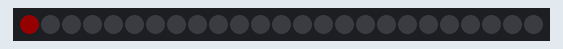
Simulated run of this sketch. Board: ESP32-C3. Shown: 25 RGB LEDs in strip order, left to right. Dim RGB values are drawn brighter than linear; what the sketch prints to the serial monitor is not drawn.

Above: at 0.08 s.
At 3.8 s:
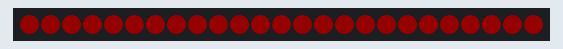
At 4.3 s:
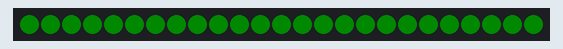
At 4.8 s:
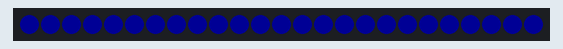
At 5.3 s:
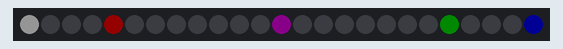

The sketch:

MatrixTest_ESP32C3.ino
```cpp
/*
 * Тест платы 01Space ESP32-C3FH4-RGB (5x5 матрица)
 * -------------------------------------------------
 * Матрица: 25 шт. WS2812B (5x5), подключена к GPIO8
 * Порядок цветов: GRB
 * Нумерация: 0..24, построчно; USB-C сверху -> 0 = верхний левый,
 *            24 = нижний правый (проверено сообществом fivebyfive)
 *
 * Настройки Arduino IDE:
 *   Board:  "ESP32C3 Dev Module" (ядро esp32 3.3.8 уже установлено)
 *   Tools -> USB CDC On Boot: "Enabled"   (обязательно!)
 *   Остальное: по умолчанию
 *
 * Первая прошивка (если авто-сброс не сработает):
 *   зажать B (BOOT) -> нажать и отпустить R (RESET) -> отпустить B -> Upload
 *
 * Библиотека: FastLED 3.10.3 (уже установлена; на ESP32 использует RMT-драйвер)
 */
#include <WiFi.h>
#include <FastLED.h>

#define DATA_PIN     8
#define NUM_LEDS     25
#define LED_TYPE     WS2812B
#define COLOR_ORDER  GRB

CRGB leds[NUM_LEDS];

inline uint8_t xy(uint8_t x, uint8_t y) { return y * 5 + x; }

void setup() {
  Serial.begin(115200);
  Serial.println("ESP32-C3FH4-RGB: test start");

  // Экономия батареи: радио ОБЯЗАТЕЛЬНО выключить
  // (с включённым WiFi плата ест 80-350 мА вместо ~20 мА)
  WiFi.mode(WIFI_OFF);
  btStop();
  setCpuFrequencyMhz(80);          // 160 -> 80 МГц, ещё ~10 мА экономии; RMT не пострадает

  FastLED.addLeds<LED_TYPE, DATA_PIN, COLOR_ORDER>(leds, NUM_LEDS);
  FastLED.setBrightness(20);                       // 0-255, тестовой яркости хватает
  FastLED.setMaxPowerInVoltsAndMilliamps(5, 100);  // жёсткий лимит тока матрицы
  FastLED.clear(true);
}

void loop() {
  // ТЕСТ 1: бегущий пиксель 0..24
  // Главная проверка после истории с бракованной платой: гореть должны ВСЕ 25!
  for (uint8_t i = 0; i < NUM_LEDS; i++) {
    FastLED.clear();
    leds[i] = CHSV(i * 10, 255, 255);
    FastLED.show();
    delay(150);
  }

  // ТЕСТ 2: заливка R / G / B — проверка порядка цветов
  // (если вместо красного горит зелёный — сменить COLOR_ORDER на RGB)
  const CRGB primaries[] = {CRGB::Red, CRGB::Green, CRGB::Blue};
  for (auto c : primaries) {
    fill_solid(leds, NUM_LEDS, c);
    FastLED.show();
    delay(500);
  }
  FastLED.clear(true);

  // ТЕСТ 3: углы + центр — проверка ориентации матрицы
  leds[xy(0, 0)] = CRGB::White;    // верх-лево
  leds[xy(4, 0)] = CRGB::Red;      // верх-право
  leds[xy(0, 4)] = CRGB::Green;    // низ-лево
  leds[xy(4, 4)] = CRGB::Blue;     // низ-право
  leds[xy(2, 2)] = CRGB::Purple;   // центр
  FastLED.show();
  delay(1500);
}
```

Measured:
- by itself, everything shown: repeats every 6.8 s, in 29 steps
- what the display in image 1 shows lasts 0.5 s, from 3.8 s to 4.3 s
- what the display in image 4 shows lasts 1.5 s, from 5.3 s to 6.8 s
